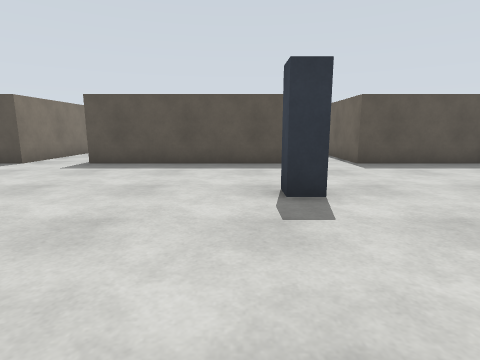
View 1 (above)

17 first-person views from a walk through a Gazebo world. The camera is 1 m above the floor, tilts 10° down and sees 80° across. The floor is counted in squares, 1 m on a side. Each view is taken from the middle of a square. On the plan, view 1 faces up. The plan holds only what a view shows up to about 12 squares ahead; the rest is blank.

View 2
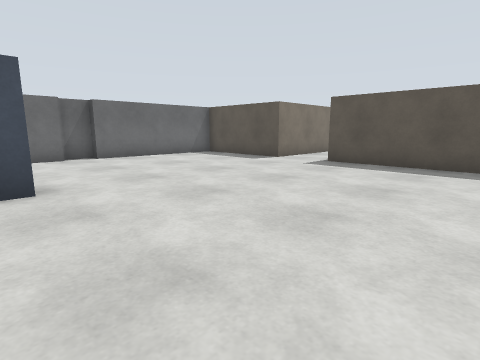

View 3
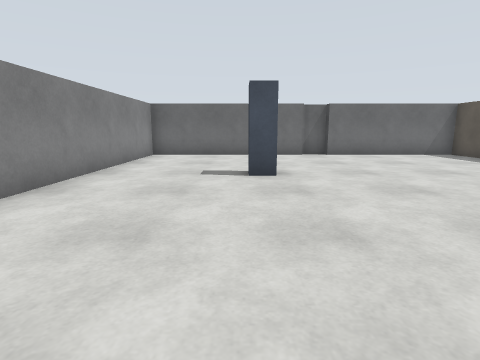

View 4
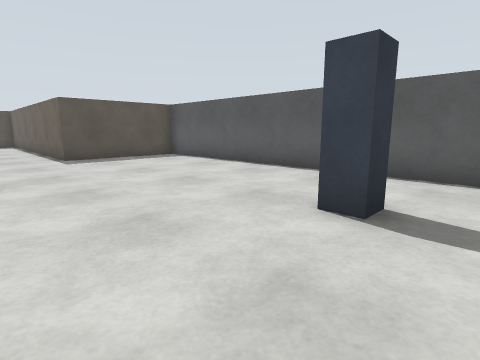

View 5
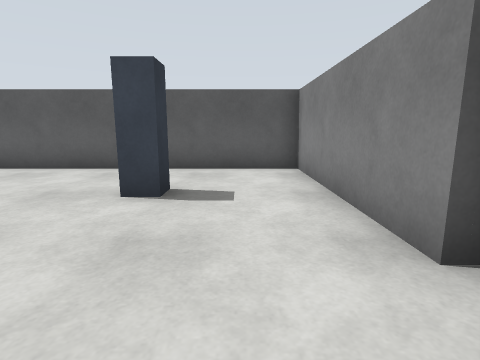

View 6
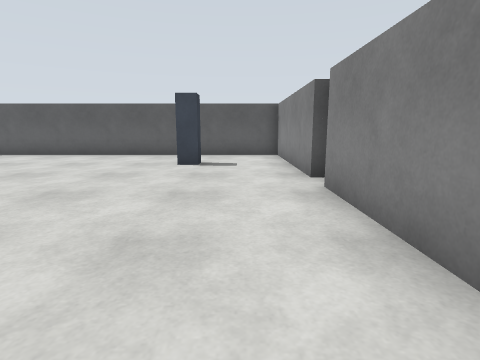

View 7
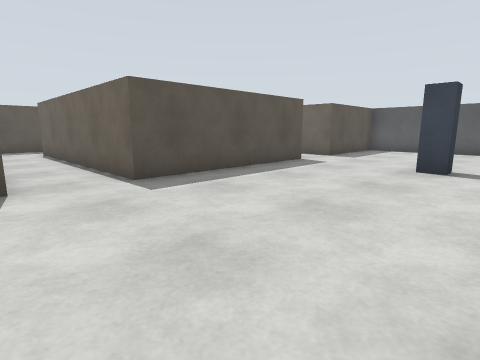

View 8
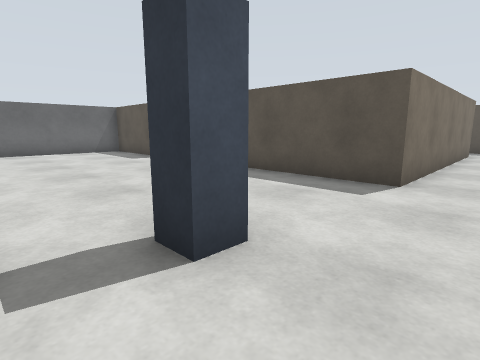

View 9
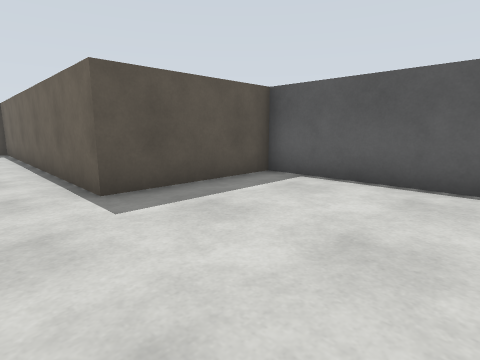

View 10
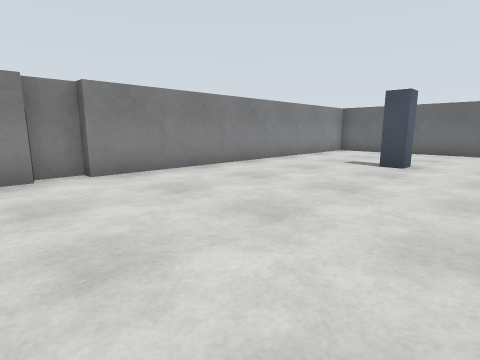

View 11
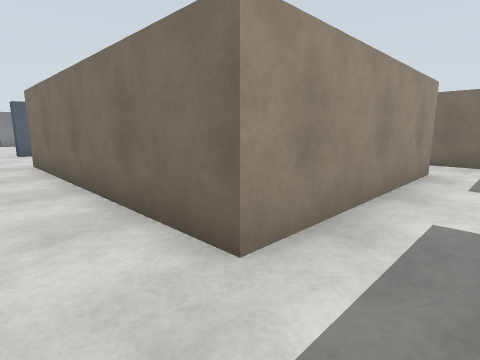

View 12
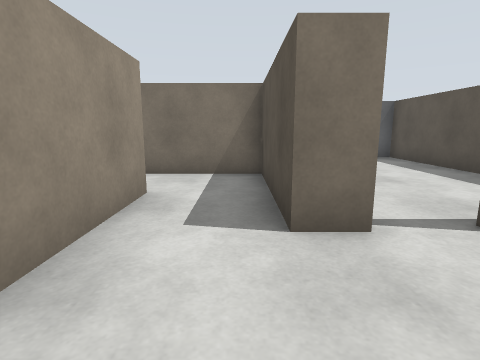

View 13
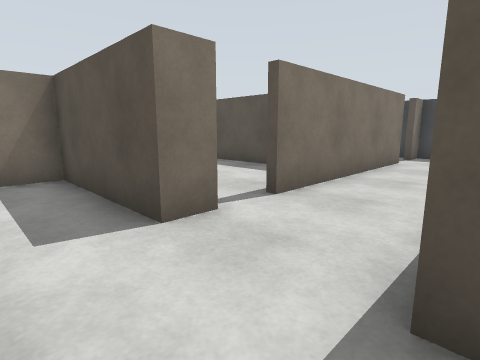

View 14
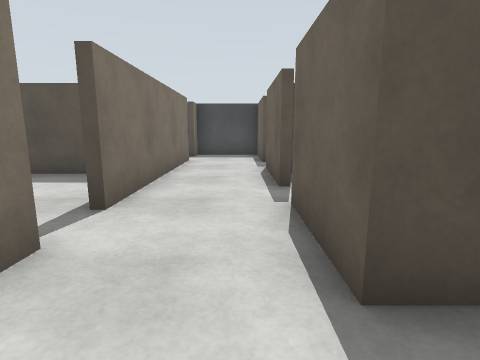

View 15
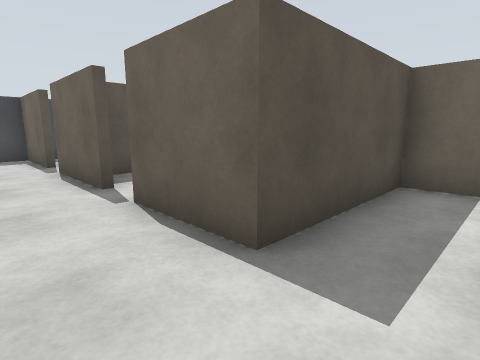

View 16
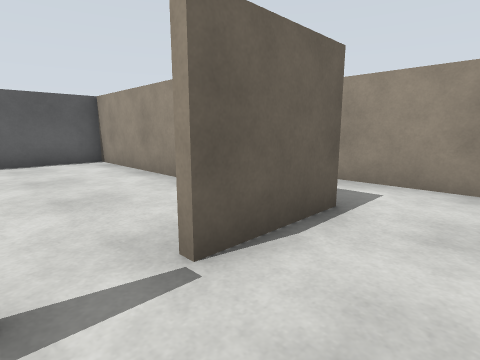

View 17
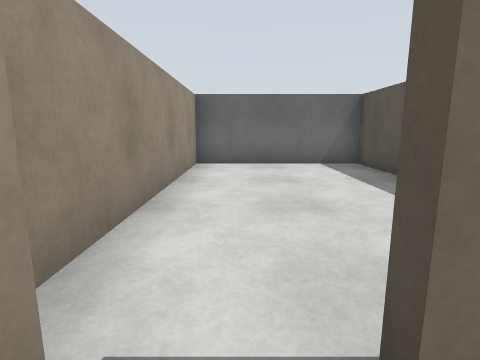

### Floor plan
Key: @ floor where view 1 was taken; # wall or solid block; x gap in a wall; . floor; B beige box; P blue post; G grey box; O other object.
Columns run from 11 left of view 1 to 8 right of it. Each row starts with its distance up from view 1.
 29         #####
 28         B..#
 27         ...#
 26         #..#
 25         #...
 24 #########..##
 23 #.......#..#
 22 #.......#..x....
 21 #.......#..x.......#
 20 #..........#.......#
 19 #...####B..#########
 18  BBBB..........B
 17     B..........B
 16     B..BBBBBB..B
 15      ..B    B..B
 14      ..B    B..B
 13      ..B    B..B
 12     B..B    B..B
 11     B..B    B..B
 10     B..B    B..B
  9 #BBBB..BBBBBB..BBBB#
  8 #..................#
  7 #..................#
  6 #..................#
  5 #...........P......#
  4 O...........P......#
  3 G..................#
  2  ..................#
  1 #....P.............#
  0 #....PP....@...P...#
 -1 #..............PP..#
 -2 #..................#
 -3 #..................#
 -4 ############GG######

Positions as (right, up) in squares from view 1, and headings:
1: (0, 0), facing up
2: (0, 0), facing up-left
3: (1, 0), facing left
4: (1, -2), facing up-right
5: (0, -2), facing right
6: (-4, -2), facing right
7: (-7, 3), facing up-right
8: (3, 3), facing up-left
9: (2, 4), facing up-right
10: (3, 3), facing down-left
11: (3, 18), facing down-left
12: (0, 18), facing left
13: (0, 17), facing up-left
14: (-1, 17), facing up
15: (-2, 17), facing up-right
16: (-2, 22), facing down-right
17: (-2, 20), facing left
